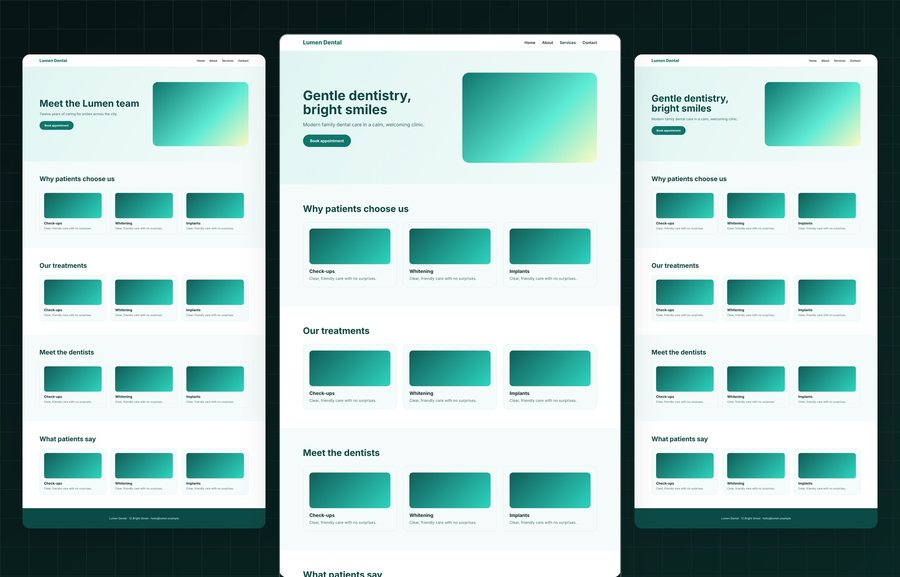
#> input picture previews/Elementsdoc.jpg, 900 x 577 px
$ python -i mockup_maker.py   (imports and definitions only)
#> lines starting #> are read from the running program, lines starting #| are printed output that depends on the picture
#> further down, picture is the input picture: PIL image 900x577 RGB; mean R, G, B 157.9, 187.3, 184
#!/usr/bin/env python3
"""
Site Mockup Maker by Raddito
-----------------
Give it website links (urls.txt). For every website it:
  1. finds the site's pages (menu links first),
  2. takes full-page screenshots at desktop, tablet and mobile width,
  3. places them into device mockups (laptop, phone, monitor, browser...),
  4. saves everything to  Desktop/Mockups/<website name>/

Usage
  python mockup_maker.py                    (reads urls.txt next to this file)
  python mockup_maker.py my-links.txt --max-pages 5 --scenes laptop_phone,fullpage

Run  python mockup_maker.py --help  for every option.
"""
import argparse
import asyncio
import json
import os
import re
import sys
import time
from concurrent.futures import ThreadPoolExecutor
from pathlib import Path
from urllib.parse import urljoin, urlparse, urlunparse

try:
    from PIL import Image, ImageDraw, ImageFilter, ImageFont, ImageStat
except ImportError:
    sys.exit("Pillow is missing. Run:  pip install pillow playwright")
try:
    from playwright.async_api import async_playwright, TimeoutError as PWTimeout
except ImportError:
    sys.exit("Playwright is missing. Run:  pip install playwright  then  python -m playwright install chromium")

Image.MAX_IMAGE_PIXELS = None

# ------------------------------------------------------------------ settings
DEFAULT_SCENES = ",".join(["two_pages_grid", "browser_hero", "banner_page", "banner_pages_phone", "banner_three_pages",
                           "features_tilted", "what_you_can_do", "benefits", "whats_included", "perspective_dark",
                           "presentation", "page_phone", "tilted_three_pages", "laptop_phone_features",
                           "hero_card", "hero_layered", "browser_phone", "three_phones", "page_cascade",
                           "device_trio", "elementsdoc"])


# [4 lines left out: function scene_labels, not called in this run]


def style_size(key):
    import styles
    return styles.STYLES[key][1]


def style_needs_phone(key):
    import styles
    return styles.STYLES[key][2]


VIEWPORTS = {
    "desk": dict(width=1440, height=900, scale=1, mobile=False, max_h=15000),
    "tab": dict(width=820, height=1180, scale=1, mobile=True, max_h=12000),
    "mob": dict(width=390, height=844, scale=2, mobile=True, max_h=7800),
}
MOBILE_UA = ("Mozilla/5.0 (iPhone; CPU iPhone OS 17_5 like Mac OS X) AppleWebKit/605.1.15 "
             "(KHTML, like Gecko) Version/17.5 Mobile/15E148 Safari/604.1")
TABLET_UA = ("Mozilla/5.0 (iPad; CPU OS 17_5 like Mac OS X) AppleWebKit/605.1.15 "
             "(KHTML, like Gecko) Version/17.5 Mobile/15E148 Safari/604.1")

# CSS injected before the screenshot: stop animations, show Elementor/AOS
# entrance-animated elements, hide cookie bars, preloaders and popups.
CLEAN_CSS = """
*,*::before,*::after{animation-delay:0s!important;animation-duration:0s!important;
  transition-duration:0s!important;transition-delay:0s!important;scroll-behavior:auto!important;caret-color:transparent!important}
.elementor-invisible{visibility:visible!important;opacity:1!important}
[data-aos],.wow,.reveal,.animate__animated{opacity:1!important;visibility:visible!important;transform:none!important}
#onetrust-banner-sdk,#onetrust-consent-sdk,.cky-consent-container,.cky-overlay,#cmplz-cookiebanner-container,
.cmplz-cookiebanner,#cookie-notice,#cookie-law-info-bar,.cli-modal-backdrop,.cookie-notice-container,
#moove_gdpr_cookie_info_bar,.cc-window,.cc-banner,#BorlabsCookieBox,.borlabs-cookie,#catapult-cookie-bar,
#gdpr-cookie-consent-bar,.gdpr-cookie-notice,#CybotCookiebotDialog,.iubenda-cs-container,#usercentrics-root,
.elementor-popup-modal,.dialog-lightbox-widget-content,#preloader,.preloader,#page-preloader,.page-loader,
.loader-wrapper,#loader-wrapper,.site-preloader,#pre-loader,.tawk-min-container,#tidio-chat,.crisp-client
{display:none!important}
html,body{overflow:visible!important}
"""

SCROLL_JS = """async () => {
  document.querySelectorAll('img[loading="lazy"]').forEach(i => i.loading = 'eager');
  const sleep = ms => new Promise(r => setTimeout(r, ms));
  const H = () => Math.max(document.body.scrollHeight, document.documentElement.scrollHeight);
  let y = 0;
  while (y < H() && y < 30000) { window.scrollTo(0, y); await sleep(140); y += Math.round(innerHeight * 0.75); }
  window.scrollTo(0, H()); await sleep(400);
  window.scrollTo(0, 0); await sleep(500);
  return H();
}"""

IMAGES_JS = """async () => {
  const imgs = [...document.images];
  const sleep = ms => new Promise(r => setTimeout(r, ms));
  // force lazy images and retry broken ones once
  imgs.forEach(i => {
    if (i.dataset && (i.dataset.src || i.dataset.lazySrc)) i.src = i.dataset.src || i.dataset.lazySrc;
    if (i.complete && i.naturalWidth === 0 && i.src) { const s = i.src; i.src = ''; i.src = s; }
  });
  const t0 = Date.now();
  while (Date.now() - t0 < 10000) {
    if (imgs.every(i => i.complete)) break;
    await sleep(200);
  }
  await Promise.all(imgs.filter(i => i.decode).map(i => i.decode().catch(() => {})));
  return imgs.filter(i => !i.complete || i.naturalWidth === 0).length;
}"""

LINKS_JS = """() => {
  const out = [];
  const txt = a => {
    let t = (a.innerText || a.textContent || '').trim().split('\\n')[0].trim();
    if (!t) t = (a.getAttribute('aria-label') || a.getAttribute('title') || '').trim();
    return t;
  };
  const MENU = 'header a, nav a, .elementor-nav-menu a, .menu a, [role="navigation"] a, .e-n-menu a';
  const FOOT = 'footer, .site-footer, .elementor-location-footer';
  document.querySelectorAll(MENU).forEach(a => { if (a.href) out.push({href: a.href, text: txt(a), menu: !a.closest(FOOT)}); });
  document.querySelectorAll('a').forEach(a => { if (a.href) out.push({href: a.href, text: txt(a), menu: false}); });
  return out;
}"""

# Reads the website's own colors: Elementor global colors, buttons, links, page background.
COLORS_JS = """() => {
  const parse = c => { if (!c) return null; c = c.trim();
    let m = c.match(/^#([0-9a-f]{3}|[0-9a-f]{6})$/i);
    if (m) { let h = m[1]; if (h.length === 3) h = h.split('').map(x => x + x).join('');
      return [parseInt(h.slice(0,2),16), parseInt(h.slice(2,4),16), parseInt(h.slice(4,6),16), 1]; }
    m = c.match(/rgba?\\(([^)]+)\\)/i); if (!m) return null;
    const p = m[1].split(/[ ,\\/]+/).filter(Boolean).map(parseFloat);
    return [p[0], p[1], p[2], p.length > 3 ? p[3] : 1]; };
  const css = getComputedStyle(document.documentElement);
  const v = n => parse(css.getPropertyValue(n));
  const vivid = c => c && c[3] > 0.5 && (Math.max(c[0],c[1],c[2]) - Math.min(c[0],c[1],c[2])) > 28;
  const out = { primary: v('--e-global-color-primary'), accent: v('--e-global-color-accent'),
                secondary: v('--e-global-color-secondary'), page: null, buttons: [] };
  const bgOf = el => { while (el) { const c = parse(getComputedStyle(el).backgroundColor); if (c && c[3] > 0.6) return c; el = el.parentElement; } return null; };
  out.page = bgOf(document.querySelector('main, #content, .site-content, .elementor')) || bgOf(document.body) || [255,255,255,1];
  const tally = {};
  document.querySelectorAll('a.elementor-button, .elementor-button, button, .btn, .button, input[type=submit], a[class*="btn"]').forEach(el => {
    const r = el.getBoundingClientRect(); if (r.width < 40 || r.height < 20) return;
    const c = parse(getComputedStyle(el).backgroundColor);
    if (vivid(c)) { const k = c.slice(0,3).map(Math.round).join(','); tally[k] = (tally[k] || 0) + r.width * r.height; } });
  document.querySelectorAll('a').forEach(el => { const c = parse(getComputedStyle(el).color);
    if (vivid(c)) { const k = c.slice(0,3).map(Math.round).join(','); tally[k] = (tally[k] || 0) + 40; } });
  out.buttons = Object.entries(tally).sort((a, b) => b[1] - a[1]).slice(0, 3).map(e => e[0].split(',').map(Number));
  return out;
}"""

SKIP_EXT = re.compile(r"\.(pdf|jpe?g|png|gif|webp|svg|zip|rar|mp4|mp3|docx?|xlsx?|pptx?|xml|txt|css|js)$", re.I)
SKIP_PATH = re.compile(r"/(wp-admin|wp-login|wp-json|feed|cart|checkout|my-account|login|register|tag|author|"
                       r"category/.+/page|page/\d+|comments|xmlrpc)(/|$)", re.I)


# ------------------------------------------------------------------ helpers
# [28 lines left out: function desktop_dir, not called in this run]


def safe_name(s: str) -> str:
    s = re.sub(r'[<>:"/\\|?*\x00-\x1f]', " ", s).strip(" .")
    return re.sub(r"\s+", " ", s)[:80] or "website"


# [9 lines left out: function norm_url, not called in this run]


def host(u: str) -> str:
    return urlparse(u).netloc.lower().removeprefix("www.")


# [71 lines left out: functions site_name_from, page_name, clean_label, slug_label, numbered_names, read_sites, not called in this run]


def log(msg):
    print(time.strftime("%H:%M:%S"), msg, flush=True)


# ------------------------------------------------------------------ capture
# [25 lines not run here, left out]


SITEMAPS = ("wp-sitemap.xml", "sitemap_index.xml", "sitemap.xml", "page-sitemap.xml", "wp-sitemap-posts-page-1.xml")


# [8 lines not run here, left out]


# [7 lines left out: function site_prefix, not called in this run]


# [132 lines not run here, left out]


def short(e):
    return str(e).strip().splitlines()[0][:160]


# ------------------------------------------------------------------ drawing
FIN = {
    "black": dict(body=(43, 46, 52), edge=(26, 28, 32), bezel=(8, 9, 11), b1=(58, 62, 69), b2=(23, 25, 28)),
    "silver": dict(body=(211, 215, 221), edge=(169, 175, 184), bezel=(12, 13, 15), b1=(236, 238, 241), b2=(180, 186, 194)),
}


def mix(a, b, t):
    return tuple(int(round(x + (y - x) * t)) for x, y in zip(a, b))


def lum(c):
    return (0.2126 * c[0] + 0.7152 * c[1] + 0.0722 * c[2]) / 255


def hexrgb(h):
    h = h.strip().lstrip("#")
    return tuple(int(h[i:i + 2], 16) for i in (0, 2, 4))


# [7 lines left out: function tint_of, not called in this run]


def sat(c):
    return max(c) - min(c)


# [41 lines left out: functions site_palette, backdrop, gradient, not called in this run]


class Canvas:
    # [13 lines left out: function __init__, not called in this run]

    # shapes ---------------------------------------------------------
    def rrect(self, box, r, fill):
        self.d.rounded_rectangle([round(v) for v in box], radius=max(0, round(r)), fill=fill)

    # [136 lines left out: functions drop_shadow, screen, laptop, phone, tablet, monitor and 1 more, not called in this run]

    def bg_at(self, box):
        return self._bg.crop(box)

    # layout ---------------------------------------------------------
    # [154 lines left out: functions place, strip, laptop_spill, laptop_hero, grid, perspective_page and 3 more, not called in this run]

    def text(self, xy, s, font, fill, anchor="la"):
        if s:
            self.d.text(xy, s, font=font, fill=fill, anchor=anchor)

    # [11 lines left out: function save, not called in this run]


FONT_DIR = Path(__file__).resolve().parent / "fonts"
BADGE_DIR = Path(__file__).resolve().parent / "badges"


# [16 lines left out: function perspective_coeffs, not called in this run]


def hero_end(img):
    """Source y where the hero ends: the strongest full-width background change
    between ~70% and ~150% of the first desktop screen."""
    first_screen = img.width * 900 / 1440
#> first_screen = 562.5
    lo, hi = int(first_screen * 0.7), int(min(img.height - 4, first_screen * 1.5))
#> lo = 393; hi = 573
    if hi <= lo:
        return min(img.height, round(first_screen))
    band = img.crop((0, lo, img.width, hi)).convert("L").resize((48, (hi - lo) // 2))
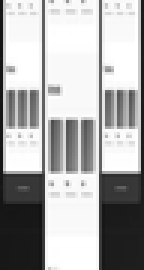
#> band: PIL image 48x90 L (shown 3 times larger); min 18, max 255, mean 174
    px = band.load()
    best, by = 0, None
    for y in range(3, band.height - 3):
        a = sum(px[x, y - 3] for x in range(48)) / 48
        b = sum(px[x, y + 3] for x in range(48)) / 48
        # rows below must be calm (a plain section background), rows above may be busy (photo)
        calm = sum(abs(px[x, y + 3] - b) for x in range(48)) / 48
        score = abs(a - b) - calm * 0.5
        if score > best:
            best, by = score, y
#> this loop made 84 passes
#> (a, b, calm, score, best) on passes 5, 25, 26, 55, 56: (214.8, 232.4, 31.85, 1.74, 1.74), (230, 171.3, 56.64, 30.35, 30.35), (233.2, 170.2, 61.14, 32.39, 32.39), (199, 121.7, 86.24, 34.19, 34.19), (199.4, 117.9, 81.84, 40.64, 40.64)
#> (a, b, calm, score) on passes 1, 2, 3, 4, 6, 7: (222.9, 230.7, 31.43, -7.86), (222.1, 230.2, 31.31, -7.51), (224.7, 231.9, 31.73, -8.62), (221.9, 232.5, 31.89, -5.32), (230.1, 232.4, 31.82, -13.62), (230.7, 233, 31.88, -13.65)
#> after the loop, best = 40.64; by = 58
    if by is None or best < 12:
        return min(img.height, round(first_screen))
    return lo + by * 2


# [20 lines left out: function get_font, not called in this run]


def fill_text(t, site, pages):
    return (t or "").replace("{site}", site).replace("{pages}", " | ".join(p.replace("-", " ").replace("_", " ") for p in pages[:6])).upper()


# [145 lines left out: functions section_edges, compose_site, compose, not called in this run]


# ------------------------------------------------------------------ main flow
IMG_EXT = {".png", ".jpg", ".jpeg", ".webp"}
SUFFIX_KIND = re.compile(r"[\s_\-]+(mobile|phone|mob|tablet|ipad)$", re.I)


# [50 lines left out: function image_sites, not called in this run]


def natural_key(t):
    return [int(x) if x.isdigit() else x.lower() for x in re.split(r"(\d+)", t)]


# [62 lines left out: function run_images, not called in this run]


# [196 lines not run here, left out]


SETTING_KEYS = {
    "size": str, "scenes": str, "background": ("bg", str), "device_color": ("finish", str), "shadow": int,
    "padding": ("pad", float), "scroll": int, "format": str, "quality": int, "max_pages": int, "workers": int,
    "output_folder": ("out", str), "glare": ("no_glare", "neg"), "find_pages": ("no_crawl", "neg"),
    "keep_screenshots": bool, "page_source": str, "device_size": ("zoom", float),
    "banner_left": str, "banner_right": str, "title_small": str, "title_big": str, "title_font_file": ("font_title", str),
}
TEXT_KEYS = {"banner_left", "banner_right", "title_small", "title_big"}

SIZE_PRESETS = [
    ("1920x1080", "landscape 16:9"),
    ("1600x1200", "4:3, good for showcase collages"),
    ("1588x1588", "square, good for presentation"),
    ("1200x900", "marketplace preview"),
    ("1080x1350", "portrait / social post"),
    ("2560x1440", "large landscape"),
    ("590x300", "small thumbnail"),
]


# [146 lines left out: functions parse_sizes, load_settings, ask, ask_size, main, not called in this run]


# [2 lines not run here, left out]

>>> from PIL import Image
>>> picture = Image.open('previews/Elementsdoc.jpg')
>>> result = hero_end(picture)
#> result = 509

$ run again, on previews/Style_01.jpg
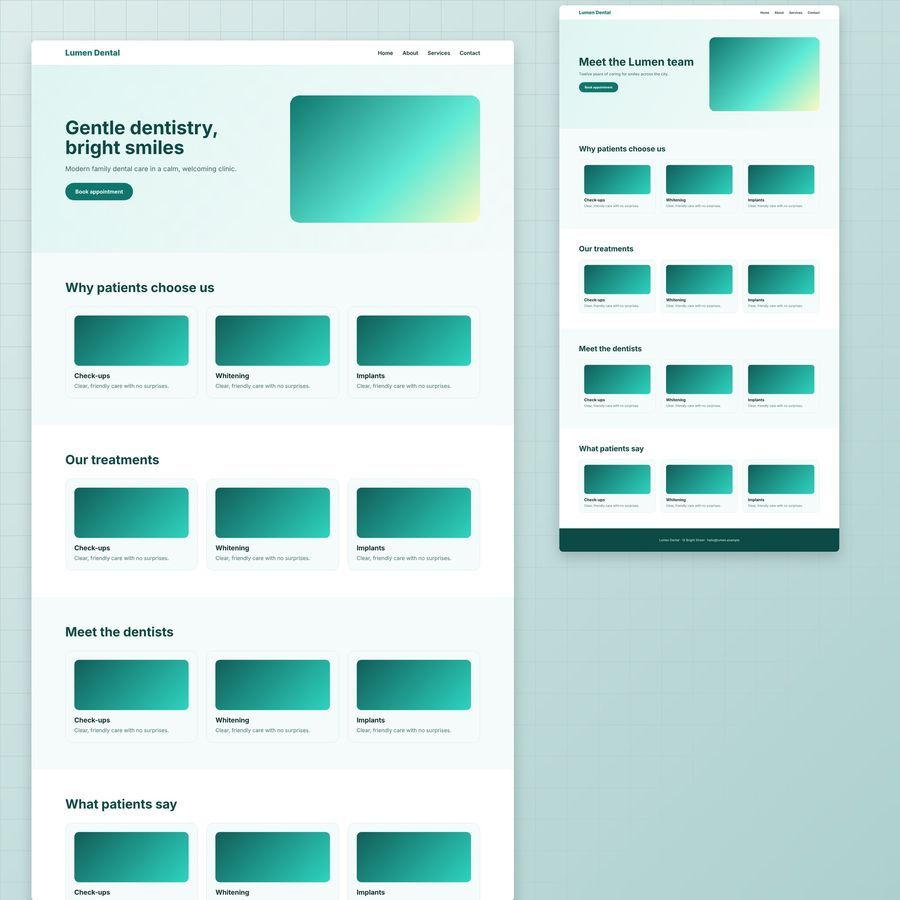
#> input picture previews/Style_01.jpg, 900 x 900 px
#> picture is the input picture: PIL image 900x900 RGB; mean R, G, B 193.7, 224.5, 221.5
#> in hero_end, `band = img.crop((0, lo, img.width, hi)).convert("L").resize((48, (hi -..`:
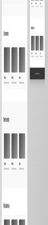
#> band: PIL image 48x225 L; min 46, max 255, mean 215.4
#> the loop in hero_end, `for y in range(3, band.height - 3):` made 219 passes
#> (a, b, calm, score, best) on passes 4, 7, 30, 31, 42, 43, 63, 66: (237, 242.7, 9.82, 0.863, 0.863), (236.5, 242.9, 10.02, 1.47, 1.47), (245.6, 233.6, 19.39, 2.33, 2.33), (247.3, 215.1, 45.08, 9.73, 9.73), (215.4, 178.9, 40.47, 16.24, 16.24), (214, 158.7, 54.99, 27.84, 27.84), (194.8, 133.5, 59.37, 31.65, 31.65), (196, 134.7, 58.67, 31.91, 31.91)
#> after the loop in hero_end, `for y in range(3, band.height - 3):`: best = 42.54; by = 81
#> result = 555

$ run again, on previews/Style_02.jpg
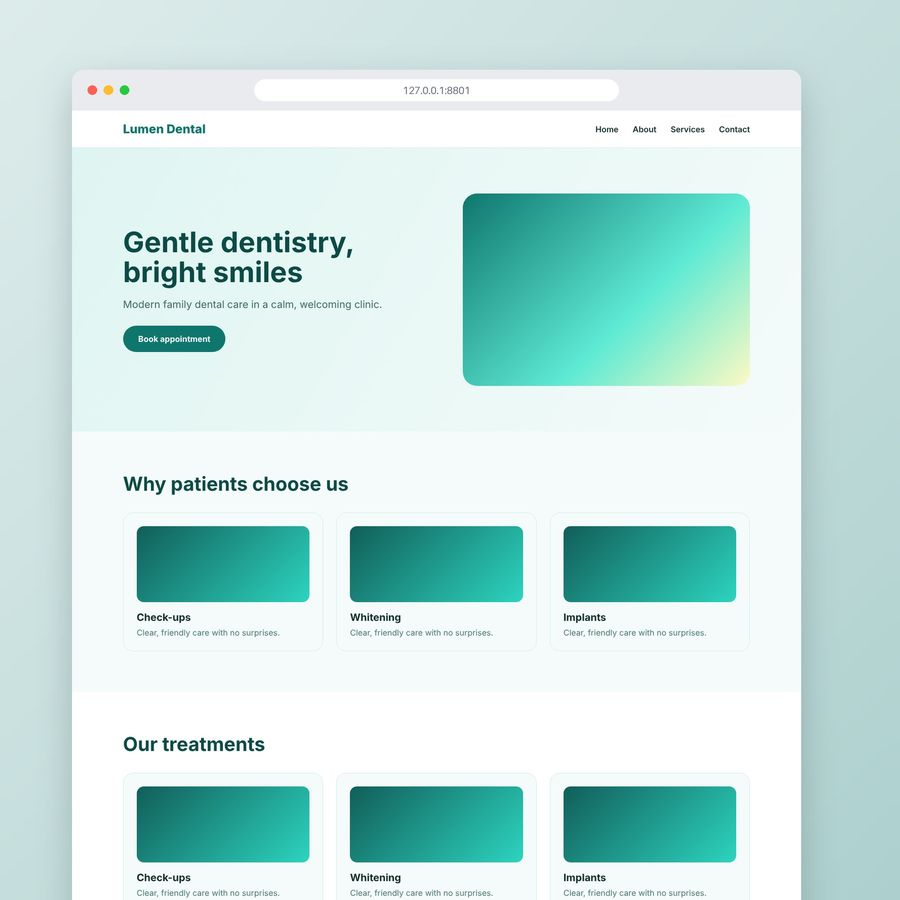
#> input picture previews/Style_02.jpg, 900 x 900 px
#> picture is the input picture: PIL image 900x900 RGB; mean R, G, B 197.1, 227.7, 224.4
#> in hero_end, `band = img.crop((0, lo, img.width, hi)).convert("L").resize((48, (hi -..`:
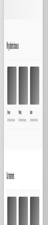
#> band: PIL image 48x225 L; min 64, max 255, mean 217
#> the loop in hero_end, `for y in range(3, band.height - 3):` made 219 passes
#> (a, b, calm, score, best) on passes 38, 39, 45, 61, 62, 64, 66, 100: (241.5, 228.5, 21.83, 2.1, 2.1), (241.5, 212.5, 40.35, 8.83, 8.83), (212.5, 240.2, 13.27, 21.05, 21.05), (240.1, 206.5, 22.36, 22.44, 22.44), (241.4, 155.4, 62.74, 54.57, 54.57), (241.8, 157.5, 58.54, 54.96, 54.96), (244.1, 158.1, 57.96, 57.02, 57.02), (169.5, 243, 13.48, 66.82, 66.82)
#> after the loop in hero_end, `for y in range(3, band.height - 3):`: best = 66.82; by = 102
#> result = 597

$ run again, on previews/Style_03.jpg
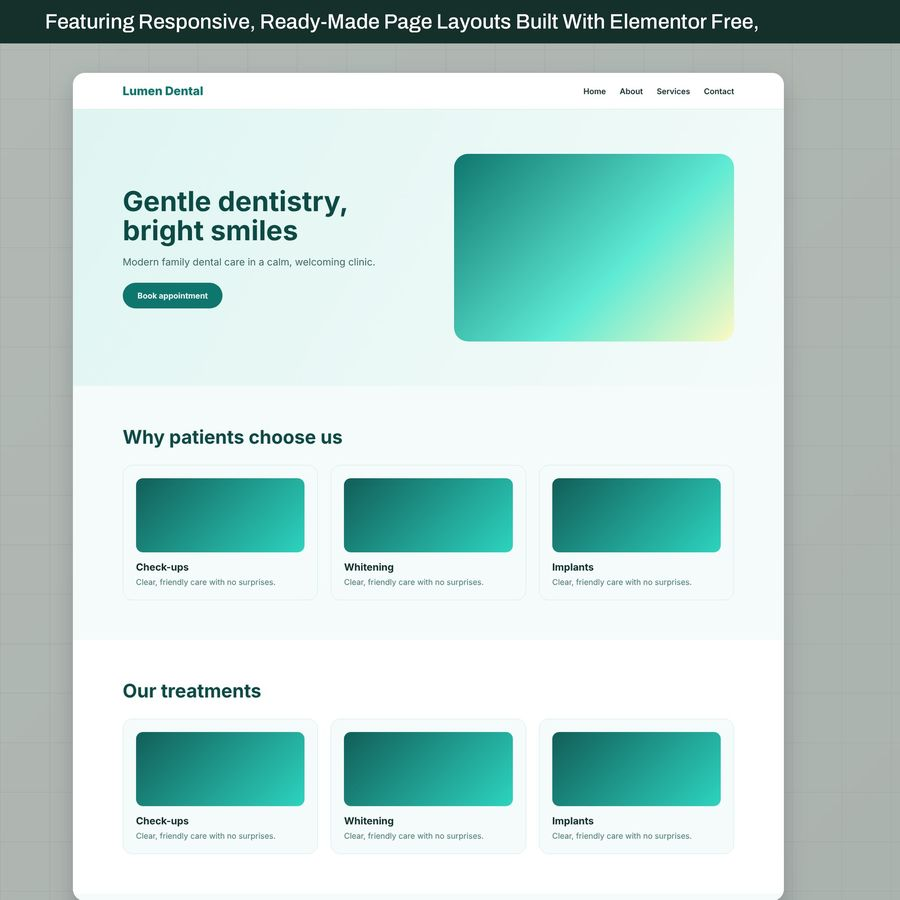
#> input picture previews/Style_03.jpg, 900 x 900 px
#> picture is the input picture: PIL image 900x900 RGB; mean R, G, B 185.4, 211.8, 207.6
#> in hero_end, `band = img.crop((0, lo, img.width, hi)).convert("L").resize((48, (hi -..`:
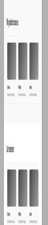
#> band: PIL image 48x225 L; min 64, max 255, mean 207.9
#> the loop in hero_end, `for y in range(3, band.height - 3):` made 219 passes
#> (a, b, calm, score, best) on passes 15, 16, 21, 22, 25, 37, 38, 42: (234, 212.4, 38.05, 2.52, 2.52), (234, 207.9, 42.88, 4.6, 4.6), (212.4, 232.3, 25.14, 7.35, 7.35), (207.9, 233.4, 23.01, 13.97, 13.97), (207.6, 233.9, 23.29, 14.63, 14.63), (232, 202.1, 22.45, 18.65, 18.65), (234.4, 150.4, 54.48, 56.76, 56.76), (236.5, 152.8, 49.65, 58.8, 58.8)
#> after the loop in hero_end, `for y in range(3, band.height - 3):`: best = 59.76; by = 204
#> result = 801
